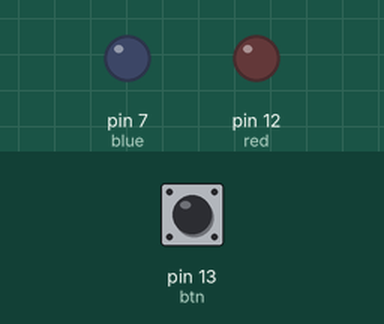
Recording of a sketch running on a simulated Arduino Uno, built with avr-gcc and run on an emulated ATmega328P. Parts: output pins drawn as LEDs (lit = HIGH). The inputs (shaded band) are chosen by the test bench; at power-on: pin 13 (btn) HIGH.

Above: at 1.2 s.
1.3 s: pin 13 (btn) pulled LOW for 0.15 s
At 2.2 s:
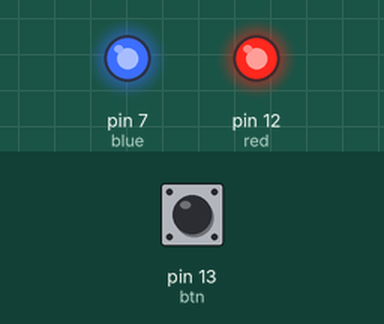
4.4 s: pin 13 (btn) pulled LOW for 3.2 s
At 8.15 s:
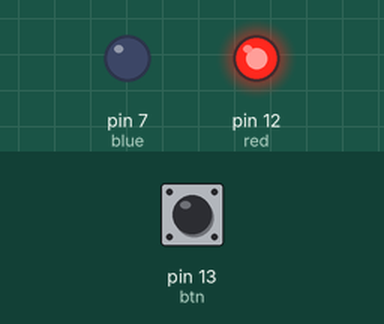
10.6 s: pin 13 (btn) pulled LOW for 1 s
At 12.15 s:
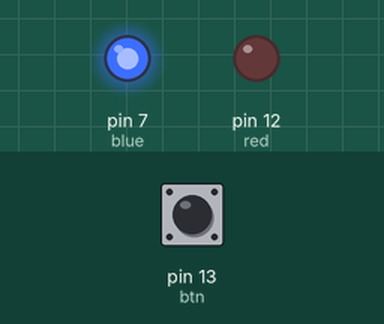
Timing chart, 0 to 20.6 s (numbered marks = the images above; inputs shaded):
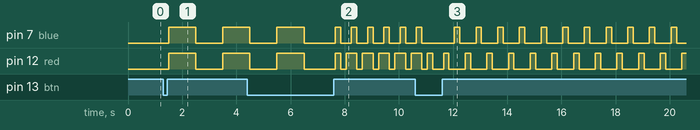

Measured:
- after the input at 1.3 s, pin 7 (blue), pin 12 (red): LOW → HIGH after 0.20 s, → LOW 1.0 s later, → HIGH 1.0 s later

The sketch:

arduino_1.ino
```cpp
int red = 12;
int blue = 7;
int btn = 13;

int pressCount = 0;
int lastButtonState = LOW;
unsigned long lastDebounceTime = 0;
unsigned long debounceDelay = 50;

void setup() {
  pinMode(red, OUTPUT);
  pinMode(blue, OUTPUT);
  pinMode(btn, INPUT_PULLUP);
}


void mode1() {
  digitalWrite(red, HIGH);
  digitalWrite(blue, HIGH);
  delay(1000);
  digitalWrite(red, LOW);
  digitalWrite(blue, LOW);
  delay(1000);
}

void mode2() {
  digitalWrite(red, HIGH);
  digitalWrite(blue, HIGH);
  delay(200);
  digitalWrite(red, LOW);
  digitalWrite(blue, LOW);
  delay(200);
  digitalWrite(red, HIGH);
  delay(200);
  digitalWrite(red, LOW);
}

void mode3() {
  digitalWrite(red, HIGH);
  delay(200);
  digitalWrite(red, LOW);
  delay(200);
  digitalWrite(blue, HIGH);
  delay(200);
  digitalWrite(blue, LOW);
  delay(200);
}

void loop() {
  int reading = digitalRead(btn);

  if (reading != lastButtonState) {
    lastDebounceTime = millis();
  }

  if ((millis() - lastDebounceTime) > debounceDelay) {
    if (reading == LOW) {
      pressCount++;
      if (pressCount > 3) {
        pressCount = 1;
      }
      while (digitalRead(btn) == LOW);
      delay(50);
    }
  }

  lastButtonState = reading;

  switch (pressCount) {
    case 1:
      mode1();
      break;
    case 2:
      mode2();
      break;
    case 3:
      mode3();
      break;
    default:
      digitalWrite(red, LOW);
      digitalWrite(blue, LOW);
      break;
  }
}
```
